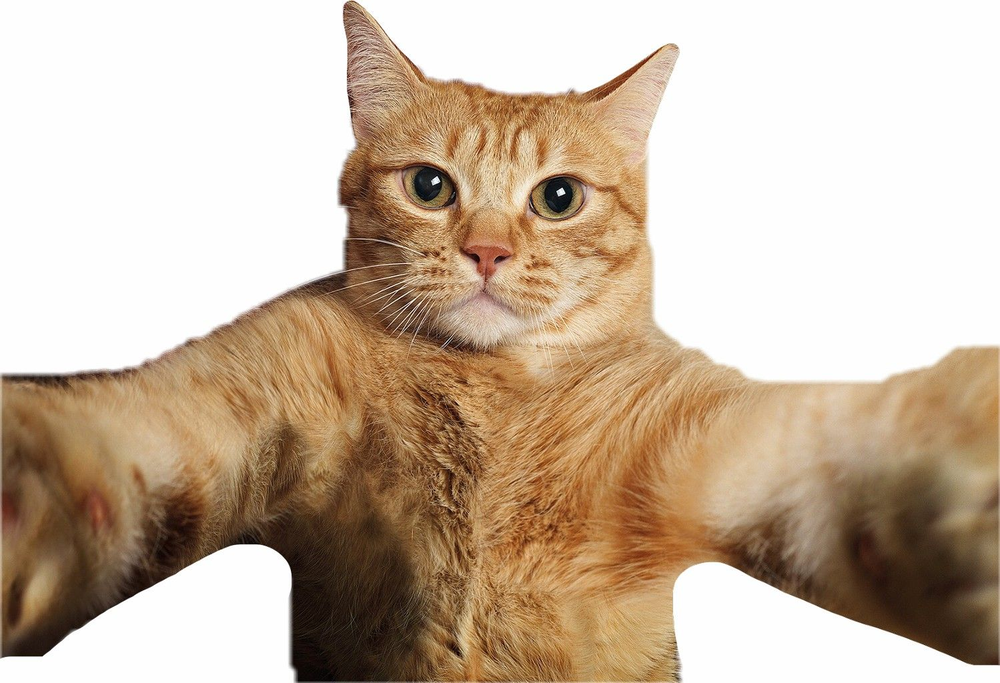
#> input picture Task 8/pic.png, 1000 x 683 px, shrunk from 1499 x 1024 before the run
$ python task_c.py
#> lines starting #> are read from the running program, lines starting #| are printed output that depends on the picture
#| Image size: (1000, 683)
import numpy as np
from PIL import Image
import os
import struct


def rgb_to_ycrcb(image):
    img_array = np.array(image, dtype=np.float32)

    if len(img_array.shape) == 2:
        img_array = np.stack([img_array] * 3, axis=2)

    transform_matrix = np.array([
        [0.299, 0.587, 0.114],
        [-0.168736, -0.331264, 0.5],
        [0.5, -0.418688, -0.081312]
    ])

    height, width = img_array.shape[:2]
#> height = 683; width = 1000
    pixels = img_array.reshape(-1, 3) # вектор столбец и r g b (nx3)
    ycrcb = np.dot(pixels, transform_matrix.T)
    ycrcb[:, 1:3] += 128 # убираем отриц значения
    ycrcb = ycrcb.reshape(height, width, 3)
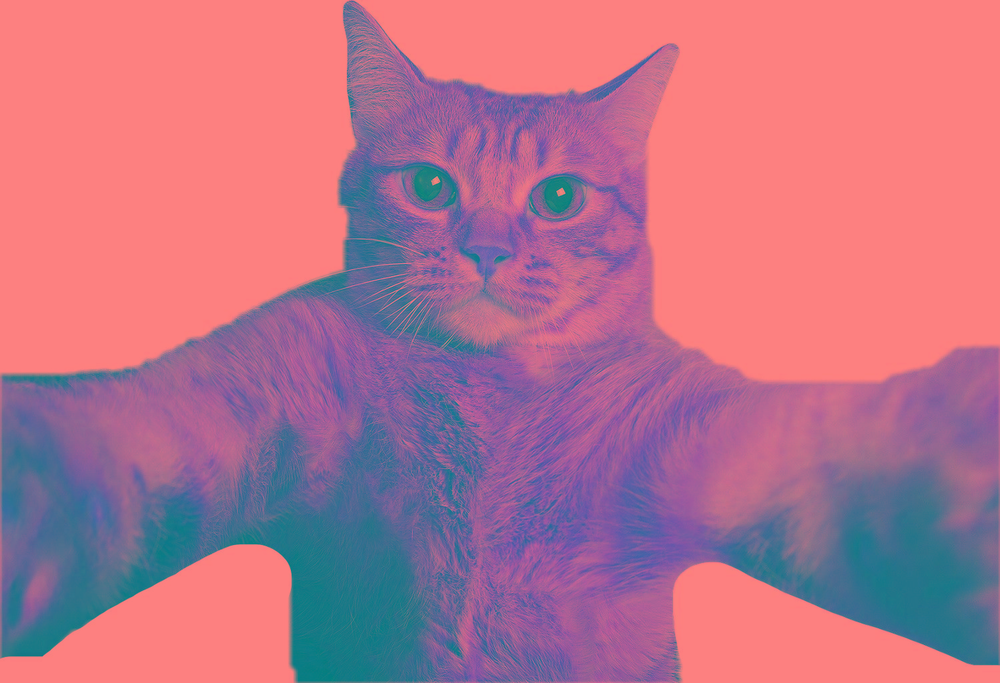
#> ycrcb: shape (683, 1000, 3) float64; mean of channels 0, 1, 2 184.1, 114.8, 139.2; drawn as R, G, B

    return np.clip(ycrcb, 0, 255).astype(np.uint8)


def ycrcb_to_rgb(ycrcb_array):
    ycrcb = ycrcb_array.astype(np.float32)
    ycrcb[:, :, 1:3] -= 128

    inverse_matrix = np.array([
        [1.0, 0.0, 1.402],
        [1.0, -0.344136, -0.714136],
        [1.0, 1.772, 0.0]
    ])

    height, width = ycrcb.shape[:2]
    pixels = ycrcb.reshape(-1, 3)
    rgb = np.dot(pixels, inverse_matrix.T)
    rgb = rgb.reshape(height, width, 3)

    return np.clip(rgb, 0, 255).astype(np.uint8)


def save_444(image, filename):
    ycrcb = rgb_to_ycrcb(image)
    height, width = ycrcb.shape[:2]
#> height = 683; width = 1000

    with open(filename, 'wb') as f:
        f.write(b'YCC444')
        f.write(struct.pack('II', width, height))
        f.write(ycrcb[:, :, 0].tobytes())
        f.write(ycrcb[:, :, 1].tobytes())
        f.write(ycrcb[:, :, 2].tobytes())


def load_444(filename):
    with open(filename, 'rb') as f:
        magic = f.read(6)
        if magic != b'YCC444':
            raise ValueError("Invalid format")

        width, height = struct.unpack('II', f.read(8))

        y = np.frombuffer(f.read(height * width), dtype=np.uint8).reshape(height, width)
        cr = np.frombuffer(f.read(height * width), dtype=np.uint8).reshape(height, width)
        cb = np.frombuffer(f.read(height * width), dtype=np.uint8).reshape(height, width)

        ycrcb = np.stack([y, cr, cb], axis=2)
        return Image.fromarray(ycrcb_to_rgb(ycrcb))


def save_422(image, filename):
#> called with filename = 'task3_pics/pic.ycc422'
    ycrcb = rgb_to_ycrcb(image)
    height, width = ycrcb.shape[:2]
#> height = 683; width = 1000

    y = ycrcb[:, :, 0]
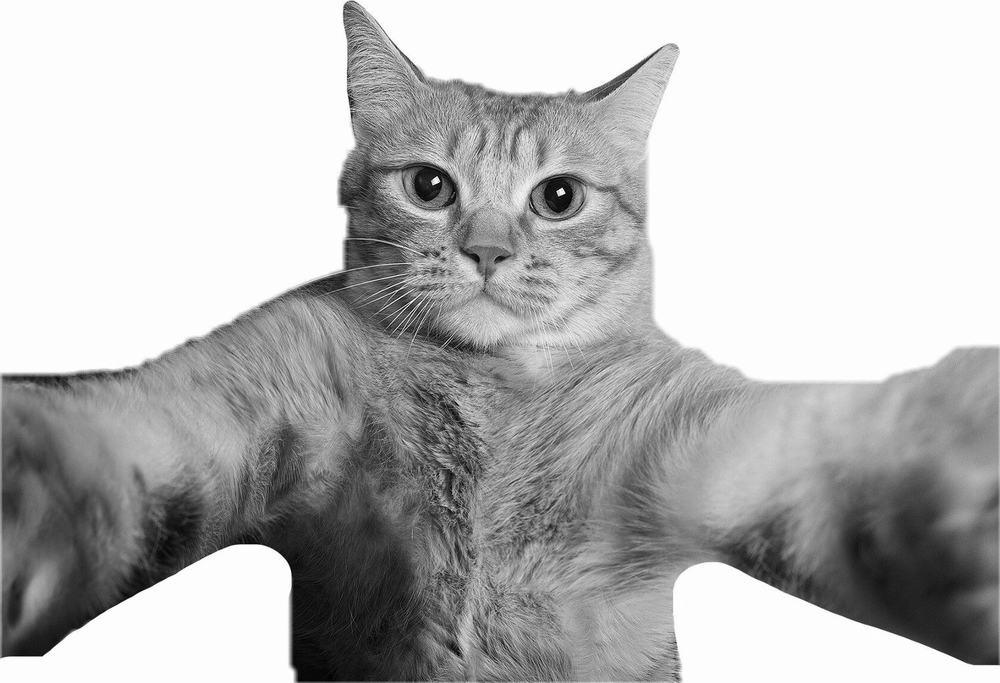
#> y: shape (683, 1000); min 0, max 254, mean 183.4
    cr = ycrcb[:, ::2, 1]
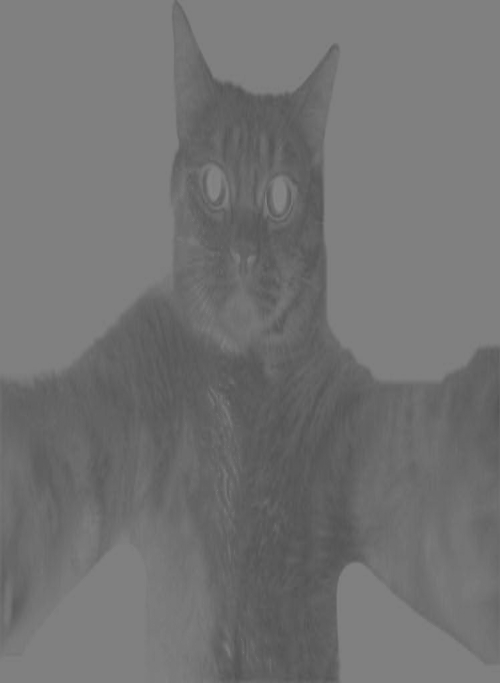
#> cr: shape (683, 500); min 82, max 134, mean 114.5
    cb = ycrcb[:, ::2, 2]
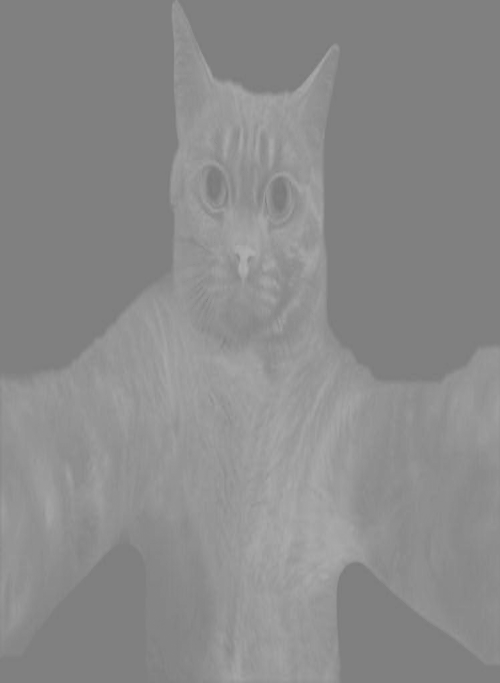
#> cb: shape (683, 500); min 121, max 176, mean 139

    with open(filename, 'wb') as f:
        f.write(b'YCC422')
        f.write(struct.pack('II', width, height))
        f.write(y.tobytes())
        f.write(cr.tobytes())
        f.write(cb.tobytes())


def load_422(filename):
    with open(filename, 'rb') as f:
        magic = f.read(6)
        if magic != b'YCC422':
            raise ValueError("Invalid format")

        width, height = struct.unpack('II', f.read(8))

        y = np.frombuffer(f.read(height * width), dtype=np.uint8).reshape(height, width)
        cr_width = (width + 1) // 2
        cr = np.frombuffer(f.read(height * cr_width), dtype=np.uint8).reshape(height, cr_width)
        cb = np.frombuffer(f.read(height * cr_width), dtype=np.uint8).reshape(height, cr_width)

        cr = np.repeat(cr, 2, axis=1)[:, :width]
        cb = np.repeat(cb, 2, axis=1)[:, :width]

        ycrcb = np.stack([y, cr, cb], axis=2)
        return Image.fromarray(ycrcb_to_rgb(ycrcb))


def rle_encode(data):
    encoded = []
    i = 0
    while i < len(data):
        count = 1
        while i + count < len(data) and data[i] == data[i + count] and count < 255:
            count += 1
        encoded.append(count)
        encoded.append(data[i])
        i += count
    return bytes(encoded)


def rle_decode(data):
    decoded = []
    i = 0
    while i < len(data):
        count = data[i]
        value = data[i + 1]
        decoded.extend([value] * count)
        i += 2
    return bytes(decoded)


def save_420_rle(image, filename):
#> called with filename = 'task3_pics/pic.ycc420'
    ycrcb = rgb_to_ycrcb(image)
    height, width = ycrcb.shape[:2]
#> height = 683; width = 1000

    y = ycrcb[:, :, 0]
    cr = ycrcb[::2, ::2, 1]
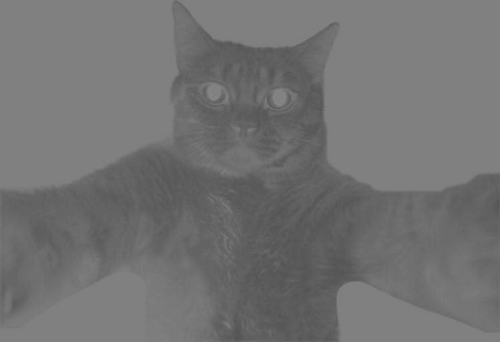
#> cr: shape (342, 500); min 83, max 134, mean 114.5
    cb = ycrcb[::2, ::2, 2]
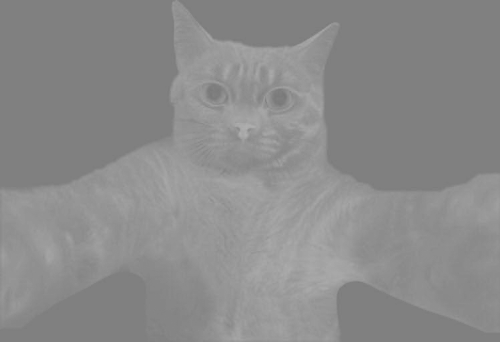
#> cb: shape (342, 500); min 121, max 176, mean 138.9

    y_rle = rle_encode(y.flatten())
#> the loop in rle_encode, `while i < len(data):` made 360118 passes
#> i on passes 1 to 3: 255, 341, 342
#> after the loop in rle_encode, `while i < len(data):`: encoded = 720236 items; i = 683000

    with open(filename, 'wb') as f:
        f.write(b'YCC420')
        f.write(struct.pack('II', width, height))
        f.write(struct.pack('I', len(y_rle)))
        f.write(y_rle)
        f.write(cr.tobytes())
        f.write(cb.tobytes())


def load_420_rle(filename):
    with open(filename, 'rb') as f:
        magic = f.read(6)
        if magic != b'YCC420':
            raise ValueError("Invalid format")

        width, height = struct.unpack('II', f.read(8))

        y_len = struct.unpack('I', f.read(4))[0]
        y_rle = f.read(y_len)
        y = np.frombuffer(rle_decode(y_rle), dtype=np.uint8).reshape(height, width)

        cr_height = (height + 1) // 2
        cr_width = (width + 1) // 2
        cr = np.frombuffer(f.read(cr_height * cr_width), dtype=np.uint8).reshape(cr_height, cr_width)
        cb = np.frombuffer(f.read(cr_height * cr_width), dtype=np.uint8).reshape(cr_height, cr_width)

        cr = np.repeat(np.repeat(cr, 2, axis=0), 2, axis=1)[:height, :width]
        cb = np.repeat(np.repeat(cb, 2, axis=0), 2, axis=1)[:height, :width]

        ycrcb = np.stack([y, cr, cb], axis=2)
        return Image.fromarray(ycrcb_to_rgb(ycrcb))


if __name__ == "__main__":
    if not os.path.exists("task3_pics"):
        os.mkdir("task3_pics")

    img = Image.open("pic.png").convert('RGB')
    base_name = "pic"

    print(f"Image size: {img.size}")

    save_444(img, f"task3_pics/{base_name}.ycc444")
    save_422(img, f"task3_pics/{base_name}.ycc422")
    save_420_rle(img, f"task3_pics/{base_name}.ycc420")

    load_444(f"task3_pics/{base_name}.ycc444").save(f"task3_pics/{base_name}_from_444.png")
    load_422(f"task3_pics/{base_name}.ycc422").save(f"task3_pics/{base_name}_from_422.png")
    load_420_rle(f"task3_pics/{base_name}.ycc420").save(f"task3_pics/{base_name}_from_420.png")

    size_444 = os.path.getsize(f"task3_pics/{base_name}.ycc444")
    size_422 = os.path.getsize(f"task3_pics/{base_name}.ycc422")
    size_420 = os.path.getsize(f"task3_pics/{base_name}.ycc420")
